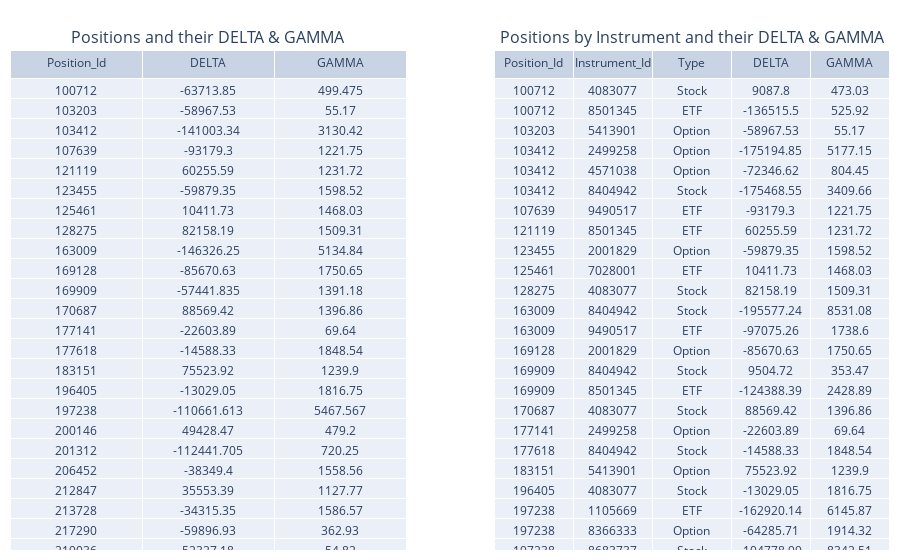

Write notebook code for a chart like this one.
### Markdown cell above
#### Tables those show the positions and instrument and their DELTA & GAMMA

### Code cell
tables_show(
    [
        positions_all_view.groupby(by=["Position_Id"]).agg({"DELTA":"mean", "GAMMA":"mean"}),
        positions_all_view.groupby(by=["Position_Id","Instrument_Id","Type"]).agg({"DELTA":"mean", "GAMMA":"mean"}),
    ],
    titles=["Positions and their DELTA & GAMMA", "Positions by Instrument and their DELTA & GAMMA"]
)

### Figure 1 — Plotly figure (JSON) as saved in the notebook; plotly's stock layout.template omitted (floating-point values rounded to 4 significant figures; data arrays with more than 128 entries replaced by an {"elided": "..."} marker saying what was removed)
{"data": [{"cells": {"values": {"elided": "3x199 float values"}}, "domain": {"x": [0, 0.45], "y": [0, 1]}, "header": {"values": ["Position_Id", "DELTA", "GAMMA"]}, "type": "table"}, {"cells": {"values": {"elided": "5x253 mixed values"}}, "domain": {"x": [0.55, 1], "y": [0, 1]}, "header": {"values": ["Position_Id", "Instrument_Id", "Type", "DELTA", "GAMMA"]}, "type": "table"}], "layout": {"annotations": [{"font": {"size": 16}, "showarrow": false, "text": "Positions and their DELTA & GAMMA", "x": 0.225, "xanchor": "center", "xref": "paper", "y": 1, "yanchor": "bottom", "yref": "paper"}, {"font": {"size": 16}, "showarrow": false, "text": "Positions by Instrument and their DELTA & GAMMA", "x": 0.775, "xanchor": "center", "xref": "paper", "y": 1, "yanchor": "bottom", "yref": "paper"}], "margin": {"b": 10, "l": 10, "r": 10, "t": 50}}}
